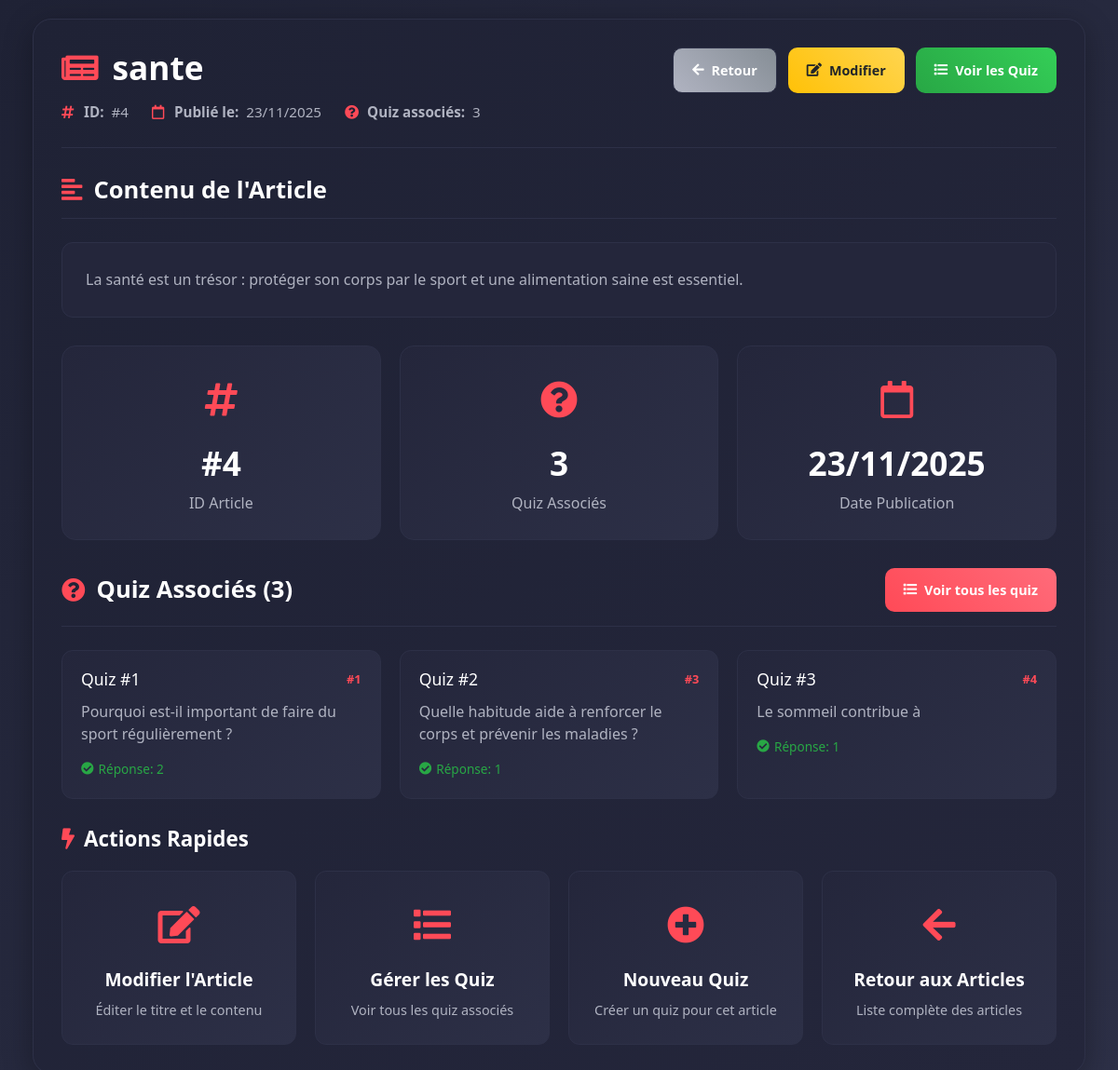
Page /view/backoffice/quiz/detailArticle.php?id=4 on the committed database.
### tables this page shows
CREATE TABLE `article` (
  `id_article` int(11) NOT NULL,
  `titre` varchar(255) NOT NULL,
  `contenu` text NOT NULL,
  `date_publication` date NOT NULL
);

CREATE TABLE `quiz` (
  `id_quiz` int(11) NOT NULL,
  `question` text NOT NULL,
  `reponse1` varchar(255) NOT NULL,
  `reponse2` varchar(255) NOT NULL,
  `reponse3` varchar(255) NOT NULL,
  `bonne_reponse` varchar(10) NOT NULL,
  `id_article` int(11) NOT NULL
);

### controller/QuizController.php (called while the page is built, shortened)
<?php
class QuizController {
    public function getArticleById($id) {
        $sql = "SELECT * FROM article WHERE id_article = :id";
        $db = config::getConnexion();
        try {
            $query = $db->prepare($sql);
            $query->execute(['id' => $id]);
            $article = $query->fetch();
            return $article;
        } catch (Exception $e) {
            die('Error:' . $e->getMessage());
        }
    }
    public function getQuizByArticle($id_article) {
        $sql = "SELECT * FROM quiz WHERE id_article = :id_article";
        $db = config::getConnexion();
        try {
            $query = $db->prepare($sql);
            $query->execute(['id_article' => $id_article]);
            return $query->fetchAll();
        } catch (Exception $e) {
            die('Erreur: ' . $e->getMessage());
        }
    }
}
?>

### view/backoffice/quiz/detailArticle.php (the view, shortened to what this page needs)
<?php
include_once __DIR__ . '/../../../Controller/QuizController.php';
$quizController = new QuizController();
$article = null;
$quizs = [];
if (isset($_GET['id']) && !empty($_GET['id'])) {
    $id_article = $_GET['id'];
    $article = $quizController->getArticleById($id_article);
    if (!$article) {
        $error = "Article non trouvé.";
    } else {
        $quizs = $quizController->getQuizByArticle($id_article);
    }
} else {
    $error = "ID de l'article non spécifié.";
}
?>
<!DOCTYPE html>
<html lang="fr">
<head>
    <link rel="stylesheet" href="../assets/css/bootstrap.min.css" />
    <link rel="stylesheet" href="../assets/css/all.css" />
    <link rel="stylesheet" href="../assets/css/detailarticle.css">
</head>
<body>
        <div class="container">
            <section class="content-section" id="article-detail-section">
                    <div class="article-header">
                        <div class="article-title-section">
                            <h1 class="article-title">
                                <i class="fas fa-newspaper"></i>
                                <?php echo $article['titre']; ?>
                            </h1>
                            <div class="article-meta">
                                <div class="meta-item">
                                    <i class="fas fa-hashtag"></i>
                                    <strong>ID:</strong> #<?php echo $article['id_article']; ?>
                                </div>
                                <div class="meta-item">
                                    <i class="far fa-calendar"></i>
                                    <strong>Publié le:</strong> <?php echo date('d/m/Y', strtotime($article['date_publication'])); ?>
                                </div>
                                <div class="meta-item">
                                    <i class="fas fa-question-circle"></i>
                                    <strong>Quiz associés:</strong> <?php echo count($quizs); ?>
                                </div>
                            </div>
                        </div>
                        <div class="header-actions">
                            <a href="listeArticle.php" class="btn-action btn-secondary">
                                <i class="fas fa-arrow-left"></i> Retour
                            </a>
                            <a href="updateArticle.php?id=<?php echo $article['id_article']; ?>" class="btn-action btn-edit">
                                <i class="fas fa-edit"></i> Modifier
                            </a>
                            <a href="quizArticle.php?id=<?php echo $article['id_article']; ?>" class="btn-action btn-quiz">
                                <i class="fas fa-list"></i> Voir les Quiz
                            </a>
                        </div>
                    </div>
                    <div class="article-content-section">
                        <div class="section-header">
                            <h2>
                                <i class="fas fa-align-left"></i>
                                Contenu de l'Article
                            </h2>
                        </div>
                        <div class="article-content">
                            <?php echo $article['contenu']; ?>
                        </div>
                    </div>
                    <div class="stats-section">
                        <div class="stats-grid">
                            <div class="stat-card">
                                <div class="stat-icon">
                                    <i class="fas fa-hashtag"></i>
                                </div>
                                <div class="stat-info">
                                    <h3>#<?php echo $article['id_article']; ?></h3>
                                    <p>ID Article</p>
                                </div>
                            </div>
                            <div class="stat-card">
                                <div class="stat-icon">
                                    <i class="fas fa-question-circle"></i>
                                </div>
                                <div class="stat-info">
                                    <h3><?php echo count($quizs); ?></h3>
                                    <p>Quiz Associés</p>
                                </div>
                            </div>
                            <div class="stat-card">
                                <div class="stat-icon">
                                    <i class="far fa-calendar"></i>
                                </div>
                                <div class="stat-info">
                                    <h3><?php echo date('d/m/Y', strtotime($article['date_publication'])); ?></h3>
                                    <p>Date Publication</p>
                                </div>
                            </div>
                        </div>
                    </div>
                    <?php if (!empty($quizs)): ?>
                    <div class="quiz-preview-section">
                        <div class="section-header">
                            <h2>
                                <i class="fas fa-question-circle"></i>
                                Quiz Associés (<?php echo count($quizs); ?>)
                            </h2>
                            <a href="quizArticle.php?id=<?php echo $article['id_article']; ?>" class="btn-action btn-primary">
                                <i class="fas fa-list"></i> Voir tous les quiz
                            </a>
                        </div>
                        <div class="quiz-preview">
                            <?php foreach(array_slice($quizs, 0, 3) as $index => $quiz): ?>
                                <div class="quiz-preview-card">
                                    <div class="quiz-preview-header">
                                        <h4>Quiz #<?php echo $index + 1; ?></h4>
                                        <span class="quiz-id">#<?php echo $quiz['id_quiz']; ?></span>
                                    </div>
                                    <p class="quiz-question">
                                        <?php echo htmlspecialchars(substr($quiz['question'], 0, 80)); ?>
                                    </p>
                                    <div class="quiz-meta">
                                        <span class="correct-answer">
                                            <i class="fas fa-check-circle"></i>
                                            Réponse: <?php echo $quiz['bonne_reponse']; ?>
                                        </span>
                                    </div>
                                </div>
                            <?php endforeach; ?>
                        </div>
                    </div>
                    <?php endif; ?>
                    <div class="quick-actions-section">
                        <h3 class="section-title">
                            <i class="fas fa-bolt"></i> Actions Rapides
                        </h3>
                        <div class="actions-grid">
                            <a href="updateArticle.php?id=<?php echo $article['id_article']; ?>" class="action-card">
                                <div class="action-icon">
                                    <i class="fas fa-edit"></i>
                                </div>
                                <h4>Modifier l'Article</h4>
                                <p>Éditer le titre et le contenu</p>
                            </a>
                            <a href="quizArticle.php?id=<?php echo $article['id_article']; ?>" class="action-card">
                                <div class="action-icon">
                                    <i class="fas fa-list"></i>
                                </div>
                                <h4>Gérer les Quiz</h4>
                                <p>Voir tous les quiz associés</p>
                            </a>
                            <a href="addquiz.php?article_id=<?php echo $article['id_article']; ?>" class="action-card">
                                <div class="action-icon">
                                    <i class="fas fa-plus-circle"></i>
                                </div>
                                <h4>Nouveau Quiz</h4>
                                <p>Créer un quiz pour cet article</p>
                            </a>
                            <a href="listeArticle.php" class="action-card">
                                <div class="action-icon">
                                    <i class="fas fa-arrow-left"></i>
                                </div>
                                <h4>Retour aux Articles</h4>
                                <p>Liste complète des articles</p>
                            </a>
                        </div>
                    </div>
            </section>
        </div>
</body>
</html>

### view/backoffice/assets/css/all.css (style rules this page uses)
.fa, .fas, .far, .fal, .fab { -moz-osx-font-smoothing: grayscale; -webkit-font-smoothing: antialiased; display: inline-block; font-style: normal; font-variant: normal; text-rendering: auto; line-height: 1; }
.fa-align-left:before { content: "\f036"; }
.fa-arrow-left:before { content: "\f060"; }
.fa-bolt:before { content: "\f0e7"; }
.fa-calendar:before { content: "\f133"; }
.fa-check-circle:before { content: "\f058"; }
.fa-edit:before { content: "\f044"; }
.fa-hashtag:before { content: "\f292"; }
.fa-list:before { content: "\f03a"; }
.fa-newspaper:before { content: "\f1ea"; }
.fa-plus-circle:before { content: "\f055"; }
.fa-question-circle:before { content: "\f059"; }
.far { font-family: 'Font Awesome 5 Free'; font-weight: 400; }
.fa, .fas { font-family: 'Font Awesome 5 Free'; font-weight: 900; }

### view/backoffice/quiz/detailArticle.php (style rules this page uses)
:root { --primary-color: #ff4a57; --primary-light: #ff6b7a; --secondary-color: #1f2235; --accent-color: #24263b; --text-color: #ffffff; --text-muted: #b0b3c1; --success: #28a745; --warning: #ffc107; --danger: #dc3545; --info: #17a2b8; --border-color: #2d3047; --border-radius: 12px; --transition: all 0.3s ease; }
body { background-color: var(--secondary-color); color: var(--text-color); font-family: 'Segoe UI', Tahoma, Geneva, Verdana, sans-serif; margin: 0; padding: 20px; min-height: 100vh; display: flex; align-items: center; justify-content: center; }
.btn-primary { background: linear-gradient(45deg, var(--primary-color), var(--primary-light)); color: white; }
.btn-secondary { background: linear-gradient(45deg, var(--text-muted), #868e96); color: white; }

### rows in the picture
article: titre "sante", id_article "4", date_publication "23/11/2025", contenu "La santé est un trésor : protéger son corps par le sport et une alimentation saine est essentiel."
quiz: id_quiz "1", question "Pourquoi est-il important de faire du sport régulièrement ?", bonne_reponse "2"
quiz: id_quiz "3", question "Quelle habitude aide à renforcer le corps et prévenir les maladies ?", bonne_reponse "1"
quiz: id_quiz "4", question "Le sommeil contribue à", bonne_reponse "1"

### other values in the picture
count($quizs) "3"
